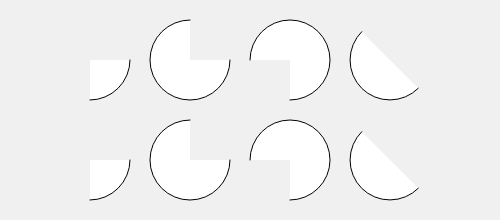
Frame 1 (no input)
Frame 60 (no input): identical to frame 1, image omitted
Frame 120 (the mouse pressed at the canvas centre since frame 60): identical to frame 1, image omitted

The p5.js sketch that drew this single still picture (run headless with seeded random() and noise() and a simulated clock; from frame 60 on, the mouse is pressed at the canvas centre):

// p5.js sketch
// ── sketch.js
function setup() {
  createCanvas(500,220);
}

function draw() {
  background(240);
  angleMode(RADIANS);
  arc(90,60,80,80,0,HALF_PI);
  arc(190,60,80,80,0,PI+HALF_PI);
  arc(290,60,80,80,PI,HALF_PI);
  arc(390,60,80,80,QUARTER_PI,PI+QUARTER_PI);

  angleMode(DEGREES);
  arc(90,160,80,80,0,90);
  arc(190,160,80,80,0,270);
  arc(290,160,80,80,180,90);
  arc(390,160,80,80,45,225);
}
